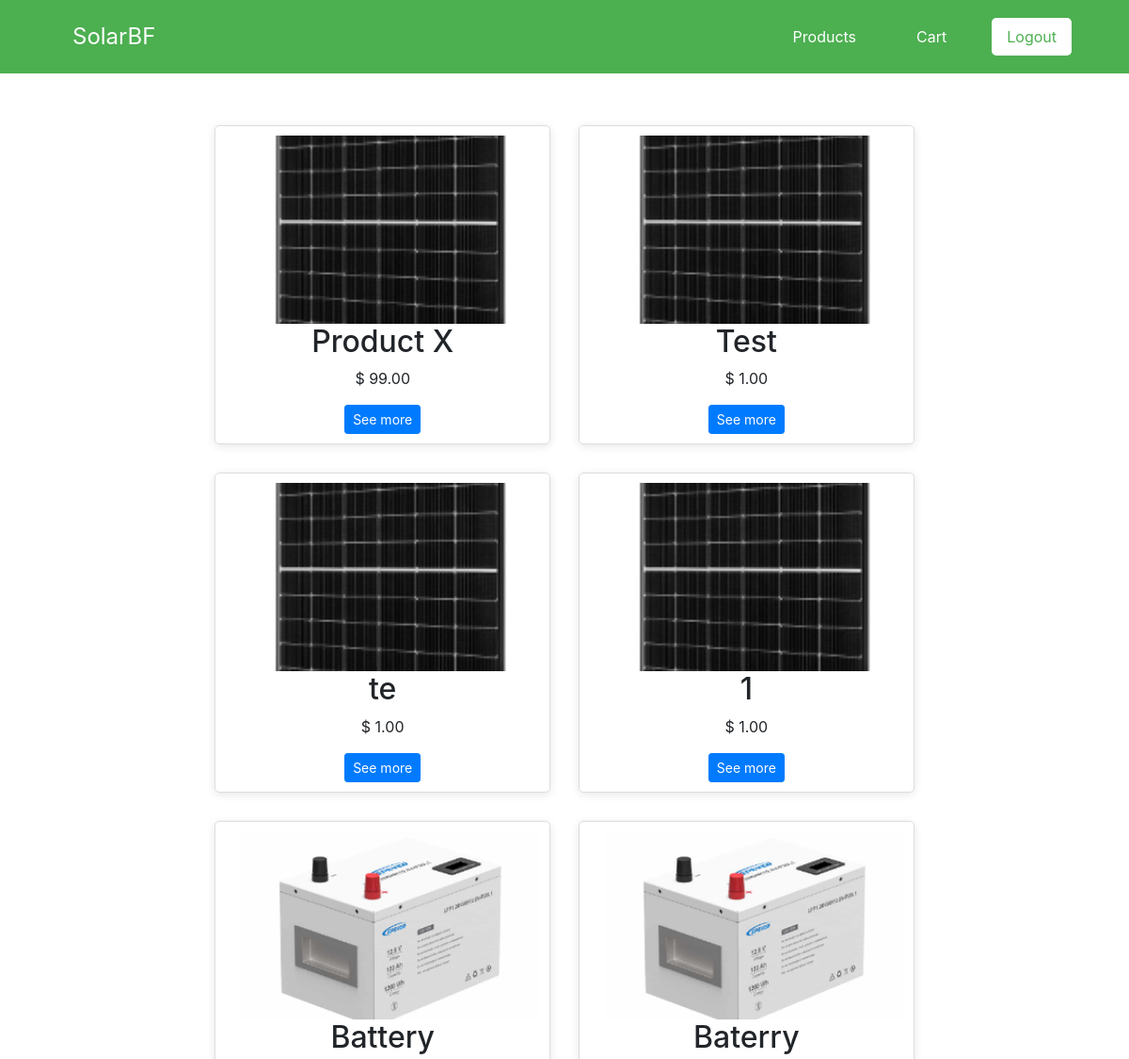
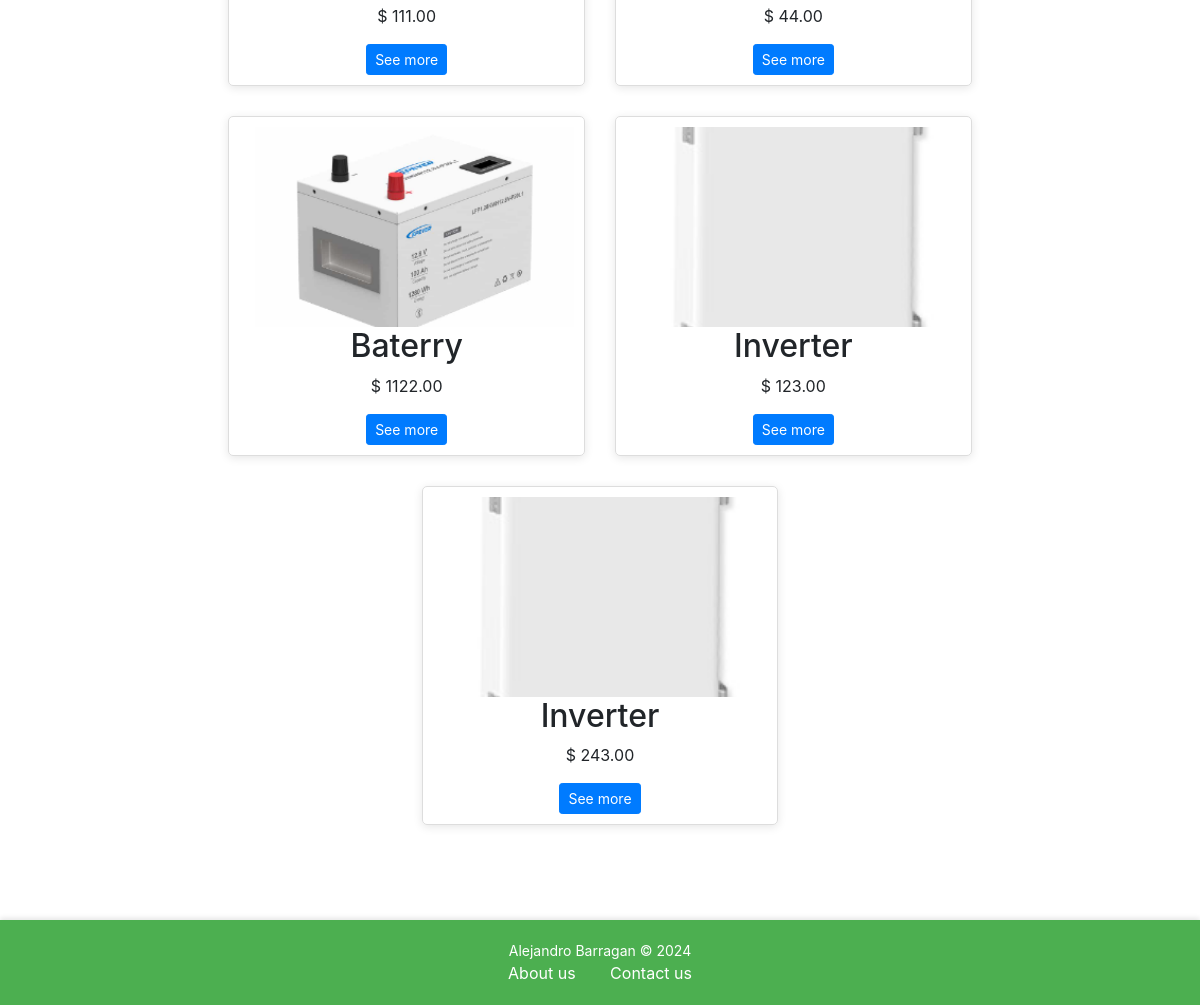
/products/ (signed in), run on the app's committed database (2 pictures, top to bottom).
### products/models.py (models this page shows, shortened)
class Product(models.Model):
    name = models.CharField(max_length=255)
    description = models.TextField()
    price = models.DecimalField(max_digits=10, decimal_places=2)
    stock = models.PositiveIntegerField()
    category = models.ForeignKey(Category, on_delete=models.CASCADE)
    image = models.ImageField(upload_to='product_images/', blank=False, null=False)
    created_at = models.DateTimeField(auto_now_add=True)

### products/views.py (the view)
# urls.py: path('products/', views.product_list, name='products'),
@login_required
def product_list(request):
    products = Product.objects.all()
    return render(request, 'store/products.html', {
        'products': products,
    })

### templates/store/products.html (shortened to what this page needs)
{% extends 'base.html' %}
{% load static %}
{% block style %}
    <link rel="stylesheet" href="{% static 'css/product.css' %}"/>
    <link rel="stylesheet" href="https://stackpath.bootstrapcdn.com/bootstrap/4.5.2/css/bootstrap.min.css">
{% endblock %}
{% block content %}
    {% if user.is_authenticated %}
    <div class="product-list">
        {% for product in products %}
            <div class="product-item">
                <img src="{{ product.image.url }}" alt="{{ product.name }}">
                <h2>{{ product.name }}</h2>
                <p> $ {{ product.price }}</p>
                <button class="btn btn-sm btn-primary" data-toggle="modal" data-target="#productModal{{ forloop.counter }}">See more</button>
            </div>
        {% empty %}
            <p>No products available.</p>
        {% endfor %}
    </div>
    {% else %}
        <script>
            window.location.href = "{% url 'home' %}";
        </script>
    {% endif %}
{% endblock %}

### static/css/base.css (style rules this page uses)
* { box-sizing: border-box; margin: 0; padding: 0; }
body { background-color: linear-gradient(135deg, #f8f9fa 0%, #e9ecef 100%); font-family: Arial, sans-serif; line-height: 1.6; }
img { max-width: 100%; height: auto; }

### static/css/product.css (style rules this page uses)
.product-list { display: flex; flex-wrap: wrap; gap: 20px; justify-content: center; margin-bottom: 40px; padding: 50px; }
.product-item { border: 1px solid #ddd; border-radius: 5px; width: 250px; text-align: center; padding: 10px; box-shadow: 0 2px 10px rgba(0, 0, 0, 0.1); transition: transform 0.2s; margin: 5px; }
.product-item img { width: 100%; height: 200px; object-fit: cover; }
@media (max-width: 1200px) { .product-item { width: calc(33.33% - 10px); } }

### static/css/footer.css (style rules this page uses)
html, body { height: 100%; margin: 0; }
body { display: flex; flex-direction: column; }

### data on the page
Product: image (picture), name "Product X", price "99.00"
Product: image (picture), name "Test", price "1.00"
Product: image (picture), name "te", price "1.00"
Product: image (picture), name "1", price "1.00"
Product: image (picture), name "Battery", price "111.00"
Product: image (picture), name "Baterry", price "44.00"
Product: image (picture), name "Baterry", price "1122.00"
Product: image (picture), name "Inverter", price "123.00"
Product: image (picture), name "Inverter", price "243.00"
